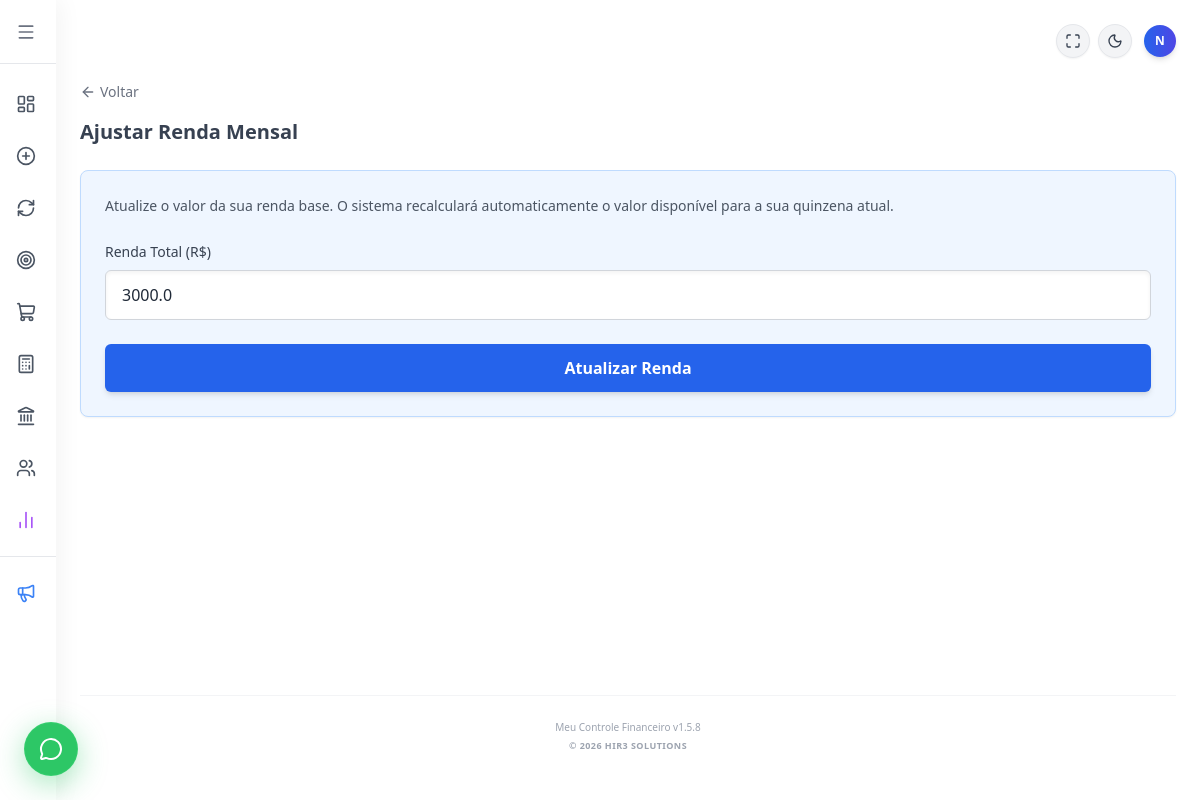
The app's page /renda (signed in), older data.
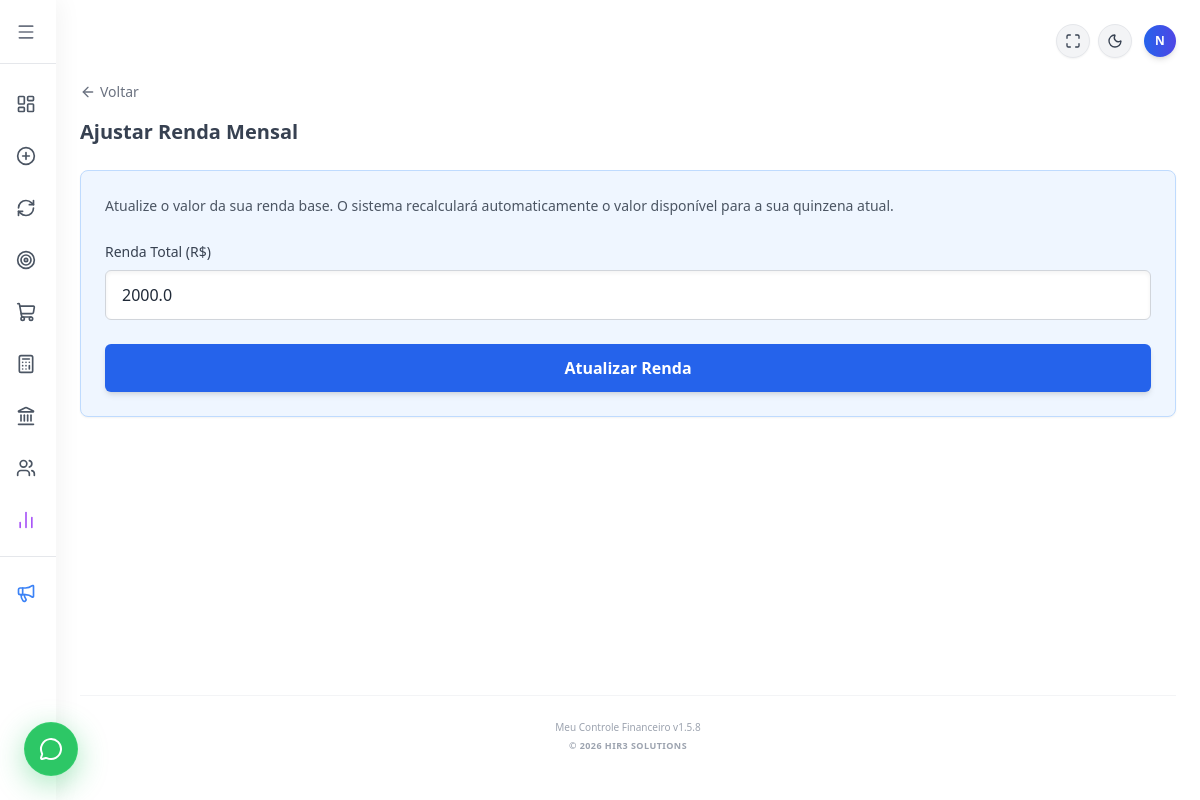
The same page, newer data.
### tables this page shows
CREATE TABLE usuarios (
            id INTEGER PRIMARY KEY AUTOINCREMENT,
            usuario TEXT UNIQUE NOT NULL,
            senha TEXT NOT NULL
        , renda REAL DEFAULT 0.00, licenca TEXT DEFAULT 'Ativa', valor_licencas REAL DEFAULT 0.00, telefone TEXT, is_admin INTEGER DEFAULT 0);

### flask_app.py (the view, shortened to what this page needs)
@app.route('/renda', methods=['GET', 'POST'])
def renda():
    if 'logado' not in session:
        return redirect(url_for('login'))
    user_id = session.get('user_id') # Pega o ID de quem está logado
    conexao = sqlite3.connect('financas.db')
    conexao.row_factory = sqlite3.Row
    cursor = conexao.cursor()
    cursor.execute("SELECT renda FROM usuarios WHERE id = ?", (user_id,))
    resultado = cursor.fetchone()
    conexao.close()
    renda_atual = resultado['renda'] if resultado and resultado['renda'] is not None else 0.00
    return render_template('telas/renda.html', renda_bruta=renda_atual)

### flask_app.py (called while the page is built)
@app.context_processor
def inject_global_vars():
    versao = "1.5.8"
    data_formatada = datetime.now().strftime('%B %Y').capitalize()
    return dict(
        versao_atual=versao,
        data_atual=data_formatada
    )

### templates/telas/renda.html
{% extends "base.html" %}
{% block content %}
    <a href="javascript:history.back()" class="flex items-center gap-1 text-gray-500 hover:text-blue-600 dark:text-gray-400 dark:hover:text-blue-400 mb-4 transition-colors text-sm font-medium">
        <i data-lucide="arrow-left" class="w-4 h-4"></i>
        <span>Voltar</span>
    </a>
    <h2 class="text-xl font-semibold mb-6 text-gray-700 dark:text-gray-300">Ajustar Renda Mensal</h2>
    <form action="/renda" method="POST" class="bg-blue-50 dark:bg-blue-950/40 p-6 rounded-lg border border-blue-200 dark:border-blue-900 shadow-sm">
        <p class="text-sm text-gray-600 dark:text-gray-400 mb-6 leading-relaxed">
            Atualize o valor da sua renda base. O sistema recalculará automaticamente o valor disponível para a sua quinzena atual.
        </p>
        <div class="mb-6">
            <label class="block text-sm font-medium text-gray-700 dark:text-gray-300 mb-2">Renda Total (R$)</label>
            <input type="number" step="0.01" name="renda" value="{{ renda_bruta }}" required
                    class="w-full px-4 py-3 bg-white dark:bg-gray-800 border border-gray-300 dark:border-gray-600 rounded-md text-gray-800 dark:text-gray-100 focus:outline-none focus:ring-2 focus:ring-blue-500 shadow-inner">
        </div>
        <button type="submit" class="w-full bg-blue-600 text-white font-bold py-3 px-4 rounded-md hover:bg-blue-700 transition duration-200 shadow-md">
            Atualizar Renda
        </button>
    </form>
{% endblock %}

Row changes from the older to the newer data that the page shows:
changed usuarios: renda "3000.0" → "2000.0"
